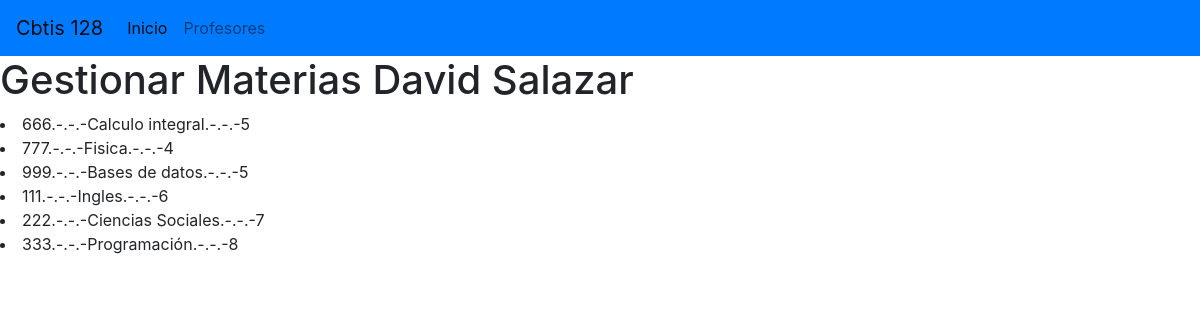
The page / on the database its author committed.
### materia_app/models.py (models this page shows, shortened)
class Materia(models.Model):
    codigo = models.CharField(primary_key=True, max_length=6)
    nombre = models.CharField(max_length=100)
    creditos = models.PositiveSmallIntegerField()

### materia_app/views.py (the view)
# urls.py: path('', views.inicio_vista, name="views.inicio_vista")
def inicio_vista(request):
    ListadoMaterias = Materia.objects.all()
    return render (request, 'gestionarMateria.html',{"LasMaterias":ListadoMaterias})

### materia_app/templates/gestionarMateria.html (shortened to what this page needs)
{% extends "base.html" %}
{% block cuerpo %}
  <h1>Gestionar Materias David Salazar</h1>
{% for m in LasMaterias %}
<li>{{m.codigo}}.-.-.-{{m.nombre}}.-.-.-{{m.creditos}}</li>
{% endfor %}
{% endblock %}

### materia_app/templates/base.html (shortened to what this page needs)
<!DOCTYPE html>
<html lang="es">
<head>
<link rel="stylesheet" href="https://cdn.jsdelivr.net/npm/bootstrap@4.3.1/dist/css/bootstrap.min.css">
</head>
<body>
<nav class="navbar navbar-expand-lg navbar-light bg-primary">
    <a class="navbar-brand" href="#">Cbtis 128</a>
    <div class="collapse navbar-collapse" id="navbarNav">
        <ul class="navbar-nav">
        <li class="nav-item active">
            <a class="nav-link" href="#">Inicio <span class="sr-only">(current)</span></a>
        </li>
        <li class="nav-item">
            <a class="nav-link" href="#">Profesores</a>
        </li>
        </ul>
    </div>
    </nav>
{% block cuerpo %}{% endblock %}
</body>
</html>

### rows shown on the page
Materia: codigo "666", nombre "Calculo integral", creditos "5"
Materia: codigo "777", nombre "Fisica", creditos "4"
Materia: codigo "999", nombre "Bases de datos", creditos "5"
Materia: codigo "111", nombre "Ingles", creditos "6"
Materia: codigo "222", nombre "Ciencias Sociales", creditos "7"
Materia: codigo "333", nombre "Programación", creditos "8"
